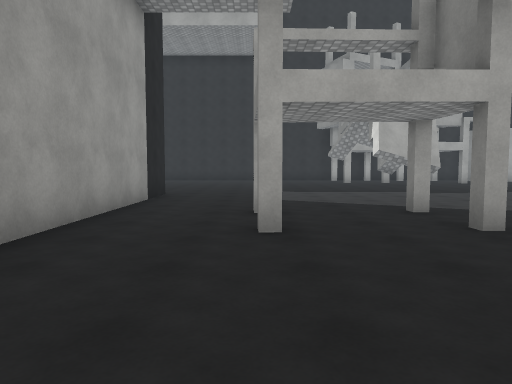
[1] (above)

24 first-person views from a walk through a scene from a Unity 3-D project. The camera is 1.4 m above the floor, tilts 4° down and sees 70° across. The floor is counted in squares, 2 m on a side. Each view is taken from the middle of a square. On the plan, view 1 faces up. The plan holds only what a view shows up to about 11 squares ahead; the rest is blank. The place goes on beyond the plan. The player is left out. Surface patterns are stand-ins for the level's own textures.

[2]
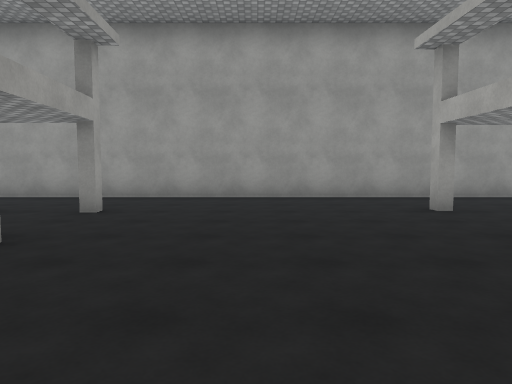

[3]
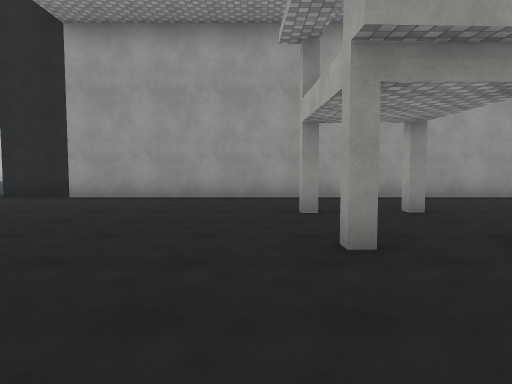

[4]
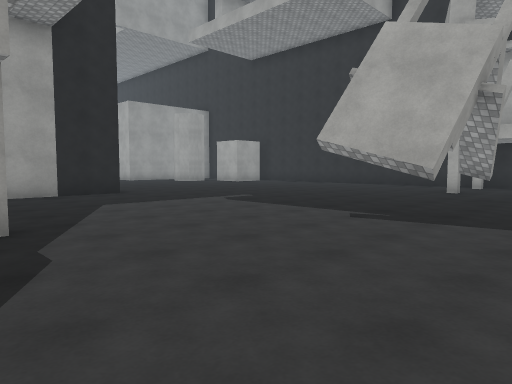

[5]
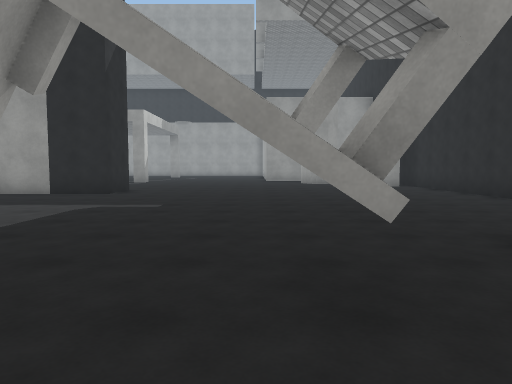

[6]
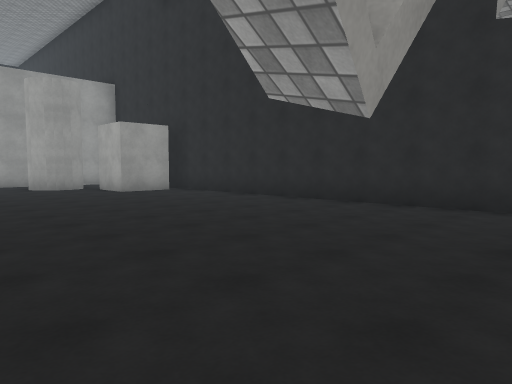

[7]
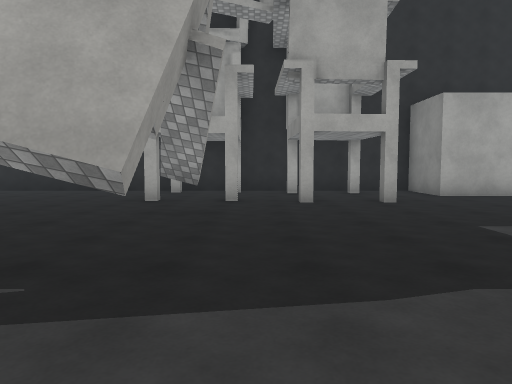

[8]
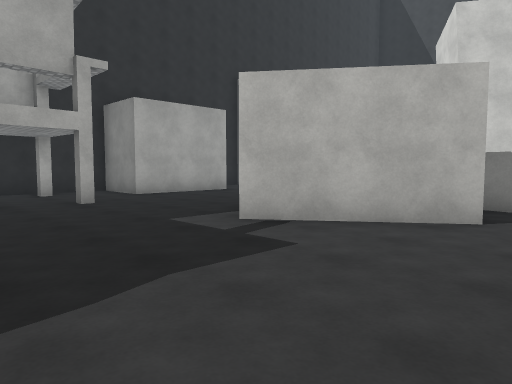

[9]
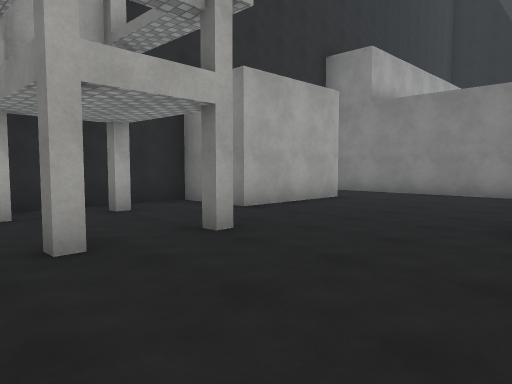

[10]
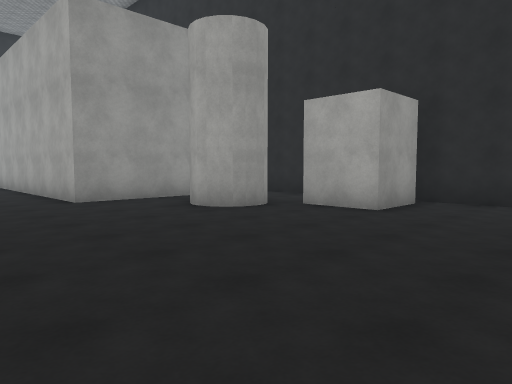

[11]
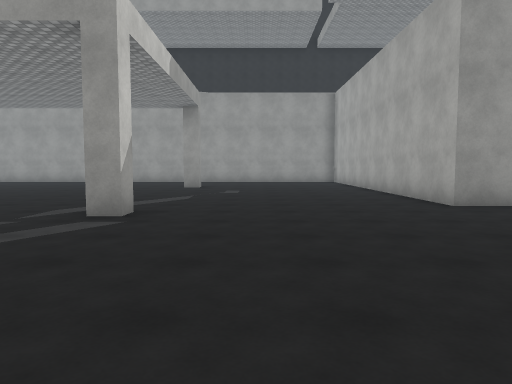

[12]
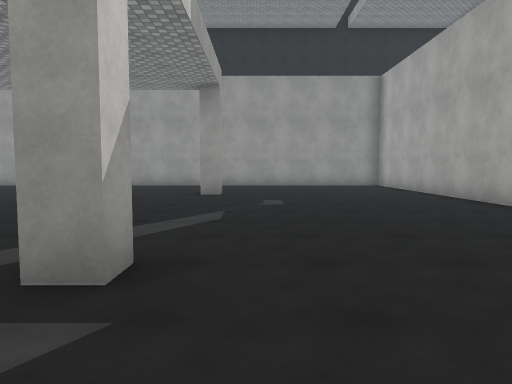

[13]
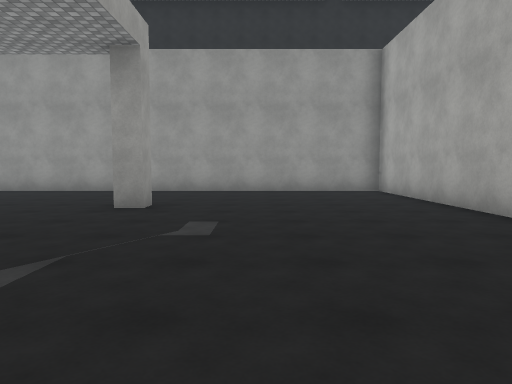

[14]
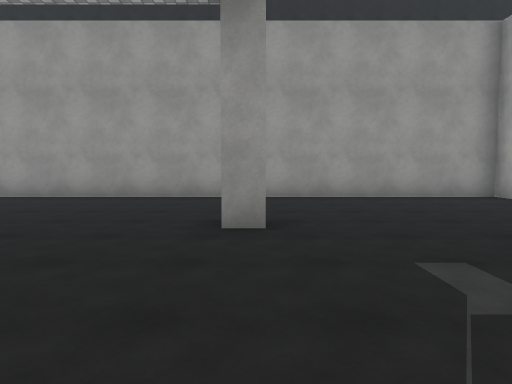

[15]
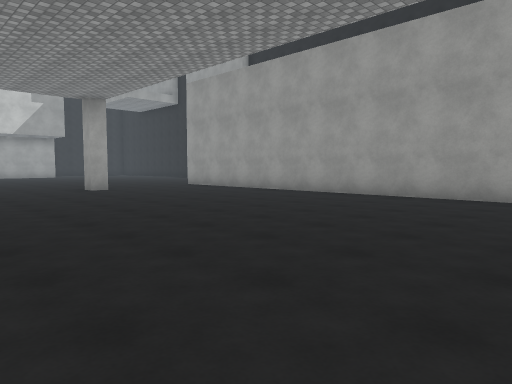

[16]
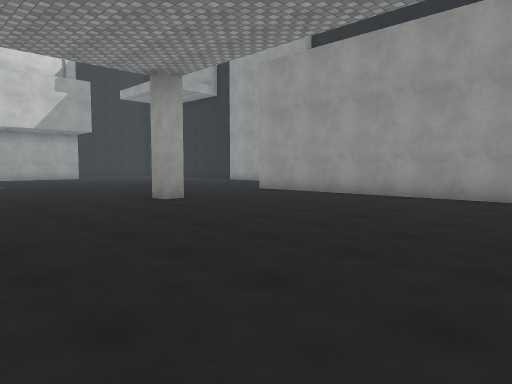

[17]
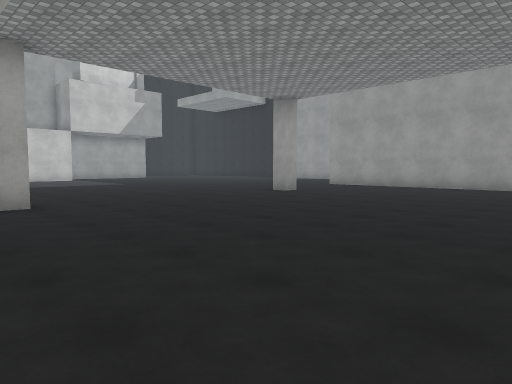

[18]
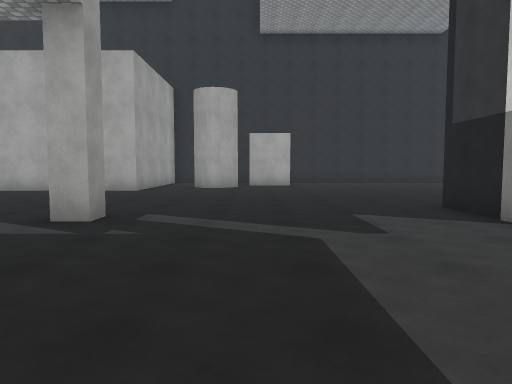

[19]
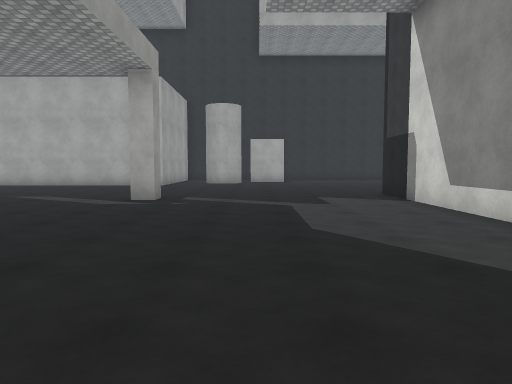

[20]
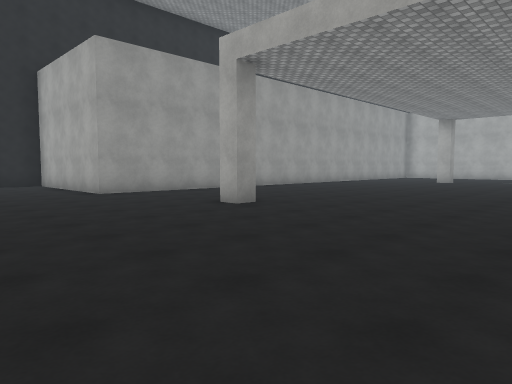

[21]
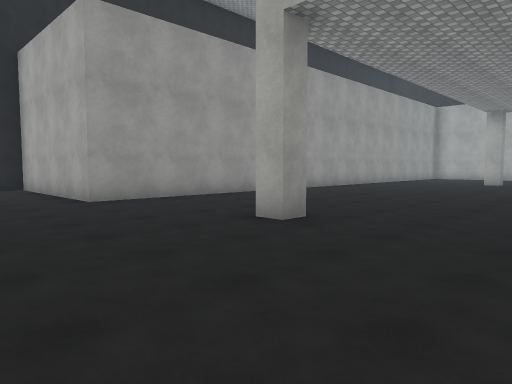

[22]
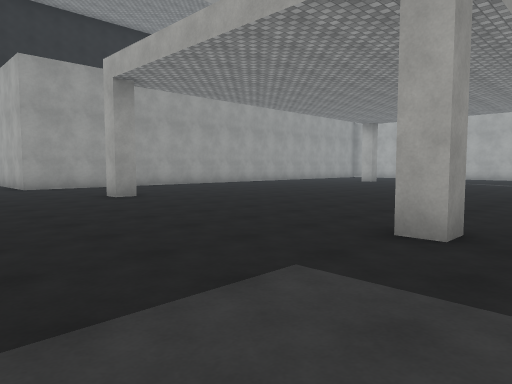

[23]
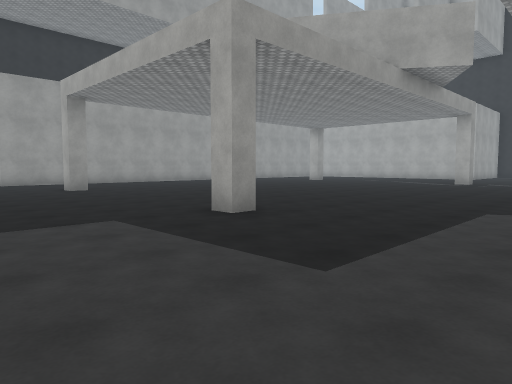

[24]
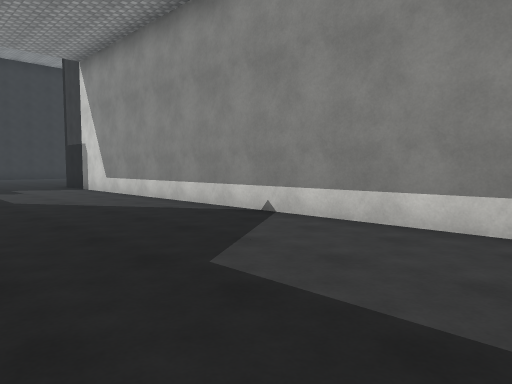

### Floor plan
Key: @ floor where view 1 was taken; # wall or solid block; . floor.
Columns run from 22 left of view 1 to 16 right of it. Each row starts with its distance up from view 1.
 19             ##  ##################
 18              .. #.........##.....#   .#
 17              ..##................###..#
 16            #. #.......................#
 15            #..#..............#.#......#
 14  ###########..........................#
 13  #...................................
 12  #..............................#
 11  #.........................#....##
 10  #........................#......###
  9  #.................#...............#
  8  #....#......#.....#............
  7  #.................#..........
  6  #.................#..#..#....
  5  #.................#..........
  4  #.................#..#.#.
  3  #.................#.......
  2  #.................#........
  1  #.................#.........
  0  #.................#..@.....
 -1  #.................#.....#.
 -2  #.................#.......
 -3  #.................#.....#..
 -4  #....#......#.... #.........
 -5 ##................ #........
 -6 .................. #.......
 -7 .................. #.....
 -8    ............... #....
 -9        .....       #..

Where each view was taken, in squares from view 1:
view 1: 0 up, 0 right, facing up
view 2: 1 up, 6 right, facing left
view 3: 4 down, 6 right, facing left
view 4: 5 up, 7 right, facing up-left
view 5: 13 up, 7 right, facing left
view 6: 12 up, 4 right, facing up-left
view 7: 8 up, 6 right, facing up
view 8: 8 up, 6 right, facing up-right
view 9: 12 up, 6 right, facing up-right
view 10: 11 up, 3 left, facing up-left
view 11: 10 up, 4 left, facing left
view 12: 9 up, 7 left, facing left
view 13: 10 up, 10 left, facing left
view 14: 8 up, 12 left, facing left
view 15: 7 up, 12 left, facing down-left
view 16: 3 up, 12 left, facing down-left
view 17: 3 up, 8 left, facing down-left
view 18: 3 up, 7 left, facing up
view 19: 0 up, 7 left, facing up
view 20: 9 down, 11 left, facing up-left
view 21: 8 down, 13 left, facing up-left
view 22: 8 down, 8 left, facing up-left
view 23: 8 down, 5 left, facing up-left
view 24: 4 down, 8 left, facing up-right
